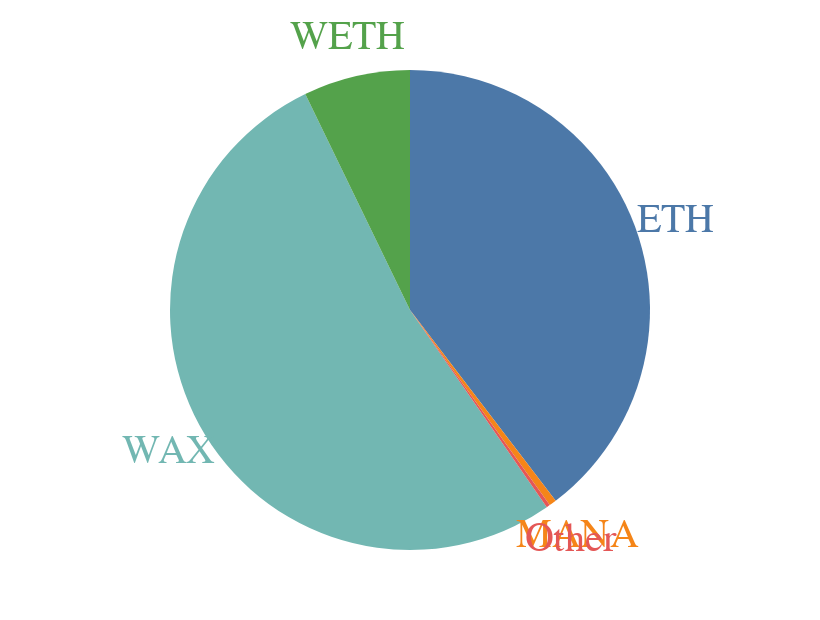

Notebook cell for this chart:
### Code cell
source = pd.DataFrame(
    {"category": ["a", "b", "c", "d", "e", "f"], "value": [4, 6, 10, 3, 7, 8]}
)

base = alt.Chart(for_pie).encode(
    theta=alt.Theta("Count:Q", stack=True),
    color=alt.Color("filtered_Crypto:N", legend=None)
)

pie = base.mark_arc(outerRadius=120)
text = base.mark_text(radius=140, size=20).encode(text="filtered_Crypto:N")

pie + text

### Figure 1 — Vega-Lite specification as saved in the notebook (floating-point values rounded to 4 significant figures)
{"config": {"view": {"continuousWidth": 400, "continuousHeight": 300}}, "layer": [{"mark": {"type": "arc", "outerRadius": 120}, "encoding": {"color": {"field": "filtered_Crypto", "legend": null, "type": "nominal"}, "theta": {"field": "Count", "stack": true, "type": "quantitative"}}}, {"mark": {"type": "text", "radius": 140, "size": 20}, "encoding": {"color": {"field": "filtered_Crypto", "legend": null, "type": "nominal"}, "text": {"field": "filtered_Crypto", "type": "nominal"}, "theta": {"field": "Count", "stack": true, "type": "quantitative"}}}], "data": {"name": "data-4cefcb43a8828970181189aec327fc0c"}, "$schema": "https://vega.github.io/schema/vega-lite/v4.17.0.json", "datasets": {"data-4cefcb43a8828970181189aec327fc0c": [{"filtered_Crypto": "WAX", "Count": 3185292}, {"filtered_Crypto": "ETH", "Count": 2405225}, {"filtered_Crypto": "WETH", "Count": 436355}, {"filtered_Crypto": "MANA", "Count": 29639}, {"filtered_Crypto": "Other", "Count": 14516}]}}
